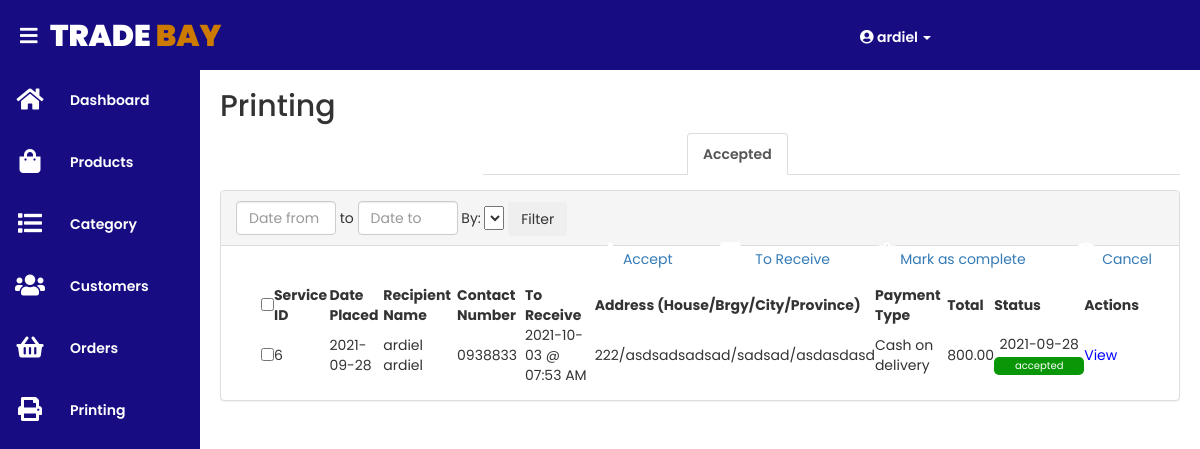
Before: /admin/services.php?show=2 (signed in) with the older database file.
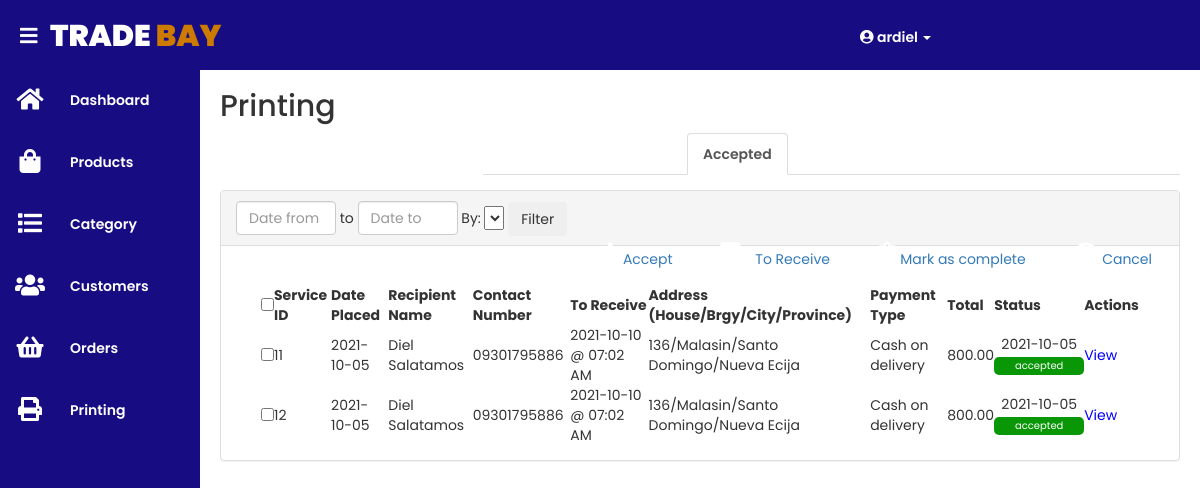
After: the same page with the newer database file.
### tables this page shows
CREATE TABLE `printing_service_tbl` (
  `printing_service_id` int(10) NOT NULL,
  `service_type` varchar(25) NOT NULL,
  `print_service_image` varchar(50) NOT NULL,
  `date_placed` timestamp NOT NULL DEFAULT current_timestamp(),
  `print_service_price` int(10) NOT NULL,
  `print_service_size` varchar(12) NOT NULL,
  `print_service_quantity` int(10) NOT NULL,
  `print_service_total` int(10) NOT NULL,
  `status_date` timestamp NOT NULL DEFAULT current_timestamp() ON UPDATE current_timestamp(),
  `customer_id` int(10) NOT NULL,
  `status_id` int(10) NOT NULL,
  `payment_type_id` int(10) NOT NULL,
  `shipping_details_id` int(10) NOT NULL
);

CREATE TABLE `shipping_details_tbl` (
  `shipping_details_id` int(10) NOT NULL,
  `recipient_name` varchar(50) NOT NULL,
  `recipient_number` varchar(15) NOT NULL,
  `ship_or_pickup_address` varchar(100) NOT NULL,
  `date_to_receive` datetime NOT NULL
);

CREATE TABLE `payment_type_tbl` (
  `payment_type_id` int(10) NOT NULL,
  `payment_description` varchar(30) NOT NULL
);

CREATE TABLE `status_tbl` (
  `status_id` int(10) NOT NULL,
  `status_description` varchar(25) NOT NULL
);

### admin/services.php (the view, shortened to what this page needs)
<?php
	include('../include/dbconnection.php');
	include('../include/header.php');
	include('../include/navbar.php');
	if(isset($_GET['show'])){
		$check = $_GET['show'];
		$show_orders_query = "SELECT ps.printing_service_id, ps.date_placed, ps.print_service_total, ps.status_id, ps.status_date, st.status_description, pt.payment_description, sd.recipient_name, sd.recipient_number, sd.ship_or_pickup_address, sd.date_to_receive FROM printing_service_tbl ps INNER JOIN status_tbl st ON ps.status_id = st.status_id INNER JOIN shipping_details_tbl sd ON ps.shipping_details_id = sd.shipping_details_id INNER JOIN payment_type_tbl pt WHERE ps.payment_type_id = pt.payment_type_id AND ps.status_id = '$check' ORDER BY ps.date_placed ASC";
		$execute_orders = mysqli_query($db,$show_orders_query);
		$show_orders = mysqli_fetch_assoc($execute_orders);
	}
?>
<div class="content">
		<div class="for_title">
			<h2>Printing</h2>
		</div>
<nav class="tabs">
  <ul class="nav nav-tabs">
    <li><a href="services.php?all">All</a></li>
    <li><a href="services.php?show=1">Pending</a></li>
    <li><a href="services.php?show=2">Accepted</a></li>
    <li><a href="services.php?show=5">To Receive</a></li>
    <li><a href="services.php?show=4">Completed</a></li>
    <li><a href="services.php?show=3">Cancelled</a></li>
  </ul>
</nav>
		<div class="my_content">
			<div class="panel panel-default" style="width: 100%; min-width: 350px">
			  	<div class="panel-heading" style="height: 55px">
						<div style="float: left;" class="filter">
						<form method="POST">
							<input class="form-control" type="text" id="datepicker1" name="datefrom" value="<?php echo (isset($_POST['datefrom']))?$_POST['datefrom']:'';?>" placeholder="Date from" style="width: 100px; display: inline-block;" required>
							 to <input class="form-control" type="text" id="datepicker2" name="dateto" value="<?php echo (isset($_POST['dateto']))?$_POST['dateto']:'';?>" placeholder="Date to" style="width: 100px; display: inline-block;" required>
							By: <select name="search_by" style="width: 20px; display: inline-block;">
								<option value="2" <?php echo (isset($search_by)&&($search_by==2)?"selected":"")?>>Date placed</option>
							</select>
							<input type="submit" class="btn" name="searchdate" value="Filter">
						</form>
						</div>
						<div class="buttons" style="float: right;">
							<form method="POST">
								<nav class="menu">
								  <ul>
								    <button type="submit" name="accept" class="btn btn-link" onclick="return confirm('Are you sure you want to accept all selected items')"><i class="fas fa-thumbs-up"></i> <span class="text">Accept</span></button>
								    <button type="submit" name="deliver" class="btn btn-link" onclick="return confirm('Are you sure you want to deliver all selected items')"><i class="fas fa-truck"></i> <span class="text">To Receive</span></button>
								    <button type="submit" name="complete" class="btn btn-link" onclick="return confirm('Are you sure you want to mark as complete all selected items')"><i class="fas fa-clipboard-check"></i> <span class="text">Mark as complete</span></button>
								   	<button type="submit" name="cancel" class="btn btn-link" onclick="return confirm('Are you sure you want to cancel all selected items')"><i class="fas fa-ban"></i> <span class="text">Cancel</span></button>
								  </ul>
								</nav>
							</form>
						</div>
			  	</div>
			<div class="panel-body">
			<div class="container" style="width: 100%; height: 100%;">
				<table id="example" class="display nowrap" style="width: 100%;">
				    <thead>
				      <tr>
				      	<td><input type="checkbox" name="all_che" class="select_all" onClick="toggle(this); myFunc()"></td>
				      	<th>Service ID</th>
				      	<th>Date Placed</th>
				      	<th>Recipient Name</th>
				      	<th>Contact Number</th>
				      	<th>To Receive</th>
				      	<th>Address (House/Brgy/City/Province)</th>
				      	<th>Payment Type</th>
				        <th>Total</th>
				        <th>Status</th>
				       	<th>Actions</th>
				      </tr>
				    </thead>
				    <tbody>
				      	<?php
				      		if (mysqli_num_rows($execute_orders) == 0) {
			  			?>
			  					<tr>
			  						<td colspan="10" class="text-center">Empty<td>
			  					</tr>
			  			<?php
			  				}
			  				else{
				      			do{
				      	?>
						  	<tr>
						  		<td class="text-center"><input type="checkbox" onclick="myFunc()" name="ids" value="<?php echo $show_orders['printing_service_id']; ?>"></td>
						  		<td class="my_id"><?php echo $show_orders['printing_service_id']; ?></td>
						  		<td><?php echo date("Y-m-d", strtotime($show_orders['date_placed'])); ?></td>
						  		<td><?php echo $show_orders['recipient_name']; ?></td>
						  		<td><?php echo $show_orders['recipient_number']; ?></td>
						  		<td><?php echo date("Y-m-d @ h:i A", strtotime($show_orders['date_to_receive'])); ?></td>
						  		<td><?php echo $show_orders['ship_or_pickup_address']; ?></td>
						  		<td><?php echo $show_orders['payment_description']; ?></td>
							  	<td><?php echo number_format($show_orders['print_service_total'],2,".",","); ?></td>
							  	<td class="text-center">
							  		<?php
							  					if($show_orders['status_description'] == "pending"){
														?>
															<?php echo date("Y-m-d", strtotime($show_orders['status_date'])); ?><br>
															<button class="stat_but" type="button" style="background-color: #D67A0A;" disabled><?php echo $show_orders['status_description']; ?></button>
														<?php
													}else if($show_orders['status_description'] == "accepted"){
														?>
															<?php echo date("Y-m-d", strtotime($show_orders['status_date'])); ?><br>
															<button class="stat_but" type="button" style="background-color: #099707;" disabled><?php echo $show_orders['status_description']; ?></button>
														<?php
													}else if($show_orders['status_description'] == "to receive"){
														?>
															<?php echo date("Y-m-d", strtotime($show_orders['status_date'])); ?><br>
															<button class="stat_but" type="button" style="background-color: #2063E9;" disabled><?php echo $show_orders['status_description']; ?></button>
														<?php
													}else if($show_orders['status_description'] == "cancelled"){
														?>
															<?php echo date("Y-m-d", strtotime($show_orders['status_date'])); ?><br>
															<button class="stat_but" type="button" style="background-color: #B62517;" disabled><?php echo $show_orders['status_description']; ?></button>
														<?php
													}else if($show_orders['status_description'] == "completed"){
														?>
															<?php echo date("Y-m-d", strtotime($show_orders['status_date'])); ?><br>
															<button class="stat_but" type="button" style="background-color: #979897;" disabled><?php echo $show_orders['status_description']; ?></button>
														<?php
													}
										?>
							  	</td>
							  	<td>
				  						<button class="view" type="button" name="view_items" id="view_items" style="border: none; background: none; outline: none; color: blue">View</button>
							  	</td>
				  		   	</tr>
						<?php
								}while($show_orders = mysqli_fetch_assoc($execute_orders));
							}
						?>
				    </tbody>
				  	</table>
			</div>
		</div>
	</div>
</div>
</div>
<link rel="stylesheet" href="//code.jquery.com/ui/1.12.1/themes/base/jquery-ui.css">
<link rel="stylesheet" href="/resources/demos/style.css">

### include/header.php (shortened to what this page needs)
<!DOCTYPE html>
<html>
<head>
    <link rel="stylesheet" href="https://use.fontawesome.com/releases/v5.7.0/css/all.css">
    <link rel="stylesheet" href="https://maxcdn.bootstrapcdn.com/bootstrap/3.4.1/css/bootstrap.min.css">
    <link href="https://nightly.datatables.net/css/jquery.dataTables.css" rel="stylesheet" type="text/css" />
    <link rel="stylesheet" type="text/css" href="../style/style.css">
    <link rel="stylesheet" type="text/css" href="../style/cardstyle.css">
</head>
<body>
	<header>
		<label for="check">
			<i class="fa fa-bars" aria-hidden="true" id="sidebar_btn"></i>
		</label>
		<div class="left_area">
			<h3>Trade <span style="font-size: 30px;">Bay</span></h3>
		</div>
		<div class="right_area">
						<h5 class="dropdown">
							<a class="dropdown-toggle" href="#" data-toggle="dropdown" style="text-decoration: none; color: #fff">
								<i class="fa fa-user-circle" aria-hidden="true"></i>
								<?php
									echo ''.$_SESSION['username'].'';
								?> <span class="caret"></span>
							</a>
						</h5>
		</div>
	</header>

### include/navbar.php
<div class="navigation">
		<ul>
			<li class="home">
				<a href="index.php">
					<span class="icon"><i class="fa fa-home" aria-hidden="true"></i></span>
					<span class="title">Dashboard</span>
				</a>
			</li>
			<li class="prod">
				<a href="product.php">
					<span class="icon"><i class="fa fa-shopping-bag" aria-hidden="true"></i></span>
					<span class="title">Products</span>
				</a>
			</li>
			<li class="cat">
				<a href="category.php">
					<span class="icon"><i class="fa fa-list" aria-hidden="true"></i></span>
					<span class="title">Category</span>
				</a>
			</li>
			<li class="cus">
				<a href="customer.php">
					<span class="icon"><i class="fa fa-users" aria-hidden="true"></i></span>
					<span class="title">Customers</span>
				</a>
			</li>
			<li class="ord">
				<a href="orders.php?all">
					<span class="icon"><i class="fa fa-shopping-basket" aria-hidden="true"></i></span>
					<span class="title">Orders</span>
				</a>
			</li>
			<li class="pri">
				<a href="services.php?all">
					<span class="icon"><i class="fa fa-print" aria-hidden="true"></i></span>
					<span class="title">Printing</span>
				</a>
			</li>
		</ul>
	</div>

### style/style.css (style rules this page uses)
* { margin: 0; padding: 0; box-sizing: border-box; font-family: 'Poppins', sans-serif; font-size: 14px; }
body { min-height: 100vh; }
header { top: 0; z-index: 4; position: fixed; background: #170c82; width: 100%; height: 5em; }
.left_area { width: 30%; float: left; height: 70px; transition: 0.5s; }
.right_area { width: 30%; float: right; height: 70px; padding: 20px; }
.left_area h3 { position: absolute; color: #fff; margin-left: 50px; text-transform: uppercase; font-size: 30px; font-weight: 900; }
.left_area span { color: #cc7a00; font-size: 30px; }
.right_area h5 { position: absolute; color: #fff; }
.navigation { z-index: 2; top: 0; position: fixed; width: 200px; height: 100%; background: #170c82; transition: 0.5s; overflow: hidden; }
.navigation ul { margin-top: 70px; position: absolute; top: 0; left: 0; width: 100%; }
.navigation ul li { position: relative; width: 100%; list-style: none; }
.navigation ul li a { position: relative; display: block; width: 100%; display: flex; text-decoration: none; color: #fff; }
.navigation ul li a .icon { position: relative; display: block; min-width: 60px; height: 60px; line-height: 60px; text-align: center; margin-top: 2px; }
.navigation ul li a .icon .fa { font-size: 24px; margin-top: 15px; }
.navigation ul li a .title { position: relative; display: block; padding: 0 10px; height: 60px; line-height: 60px; text-align: start; white-space: nowrap; }
label #sidebar_btn { color: #fff; position: fixed; cursor: pointer; left: 20px; font-size: 20px; margin: 16px 0; transition: 0.5s; transition-property: color; }
.content { padding: 20px; margin-top: 50px; margin-left: 200px; background-position: center; background-size: cover; height: 100vh; transition: 0.5s; }
.for_title, .my_content { left: 0; margin-top: 10px; width: 100%; }

### style.css (style rules this page uses)
* { margin: 0; padding: 0; box-sizing: border-box; }
body { font-family: 'Poppins', sans-serif; }
nav { flex: 1; text-align: right; }
nav ul { display: inline-block; list-style-type:none; }
nav ul li { display: inline-block; margin-left: 20px; }
a { text-decoration: none; color: #fff; font-weight: 600; }
.container { max-width: 1300px; margin: auto; padding-left: 25px; padding-right: 25px; }
.fas { color: #fff; margin-left: 20px; font-size: 25px; }
.left_area { width: 30%; float: left; height: 70px; }
header { top: 0; position: fixed; background: #170c82; width: 100%; height: 5em; }
.left_area h3 { position: absolute; color: #fff; margin-left: 50px; text-transform: uppercase; font-size: 30px; font-weight: 900; }
.left_area span { color: #cc7a00; }
.dropdown { position: relative; display: inline-block; }

### admin/services.php (style rules this page uses)
.stat_but { border:none; border-radius: 5px; width: 90px; height: 18px; color: white; font-size: 10px; }
.buttons .btn-link { border: none; outline: none; }

Changed rows visible on the page:
no longer on this page (row edited): printing_service_tbl: printing_service_id "6", date_placed "2021-09-28", shipping_details.recipient_name "ardiel ardiel", shipping_details.recipient_number "0938833", shipping_details.date_to_receive "2021-10-03 @ 07:53 AM", shipping_details.ship_or_pickup_address "222/asdsadsadsad/sadsad/asdasdasd", payment_type.payment_description "Cash on delivery", print_service_total "800.00", status_date "2021-09-28", status.status_description "accepted"
added printing_service_tbl: printing_service_id "11", date_placed "2021-10-05", shipping_details.recipient_name "Diel Salatamos", shipping_details.recipient_number "09301795886", shipping_details.date_to_receive "2021-10-10 @ 07:02 AM", shipping_details.ship_or_pickup_address "136/Malasin/Santo Domingo/Nueva Ecija", payment_type.payment_description "Cash on delivery", print_service_total "800.00", status_date "2021-10-05", status.status_description "accepted"
added printing_service_tbl: printing_service_id "12", date_placed "2021-10-05", shipping_details.recipient_name "Diel Salatamos", shipping_details.recipient_number "09301795886", shipping_details.date_to_receive "2021-10-10 @ 07:02 AM", shipping_details.ship_or_pickup_address "136/Malasin/Santo Domingo/Nueva Ecija", payment_type.payment_description "Cash on delivery", print_service_total "800.00", status_date "2021-10-05", status.status_description "accepted"
